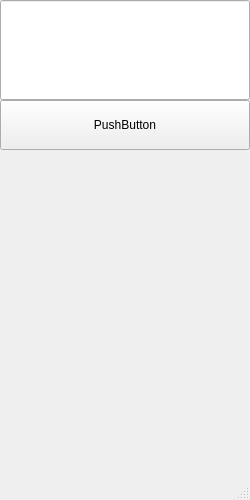
<?xml version="1.0" encoding="UTF-8"?>
<ui version="4.0">
 <class>MainWindow</class>
 <widget class="QMainWindow" name="MainWindow">
  <property name="geometry">
   <rect>
    <x>0</x>
    <y>0</y>
    <width>250</width>
    <height>500</height>
   </rect>
  </property>
  <property name="minimumSize">
   <size>
    <width>0</width>
    <height>0</height>
   </size>
  </property>
  <property name="windowTitle">
   <string>MainWindow</string>
  </property>
  <widget class="QWidget" name="centralwidget">
   <widget class="QLabel" name="result">
    <property name="geometry">
     <rect>
      <x>6</x>
      <y>152</y>
      <width>241</width>
      <height>51</height>
     </rect>
    </property>
    <property name="text">
     <string/>
    </property>
   </widget>
   <widget class="QLineEdit" name="input_text">
    <property name="geometry">
     <rect>
      <x>0</x>
      <y>0</y>
      <width>250</width>
      <height>100</height>
     </rect>
    </property>
   </widget>
   <widget class="QPushButton" name="btn">
    <property name="geometry">
     <rect>
      <x>0</x>
      <y>100</y>
      <width>250</width>
      <height>50</height>
     </rect>
    </property>
    <property name="text">
     <string>PushButton</string>
    </property>
   </widget>
  </widget>
  <widget class="QStatusBar" name="statusbar"/>
 </widget>
 <resources/>
 <connections/>
</ui>
